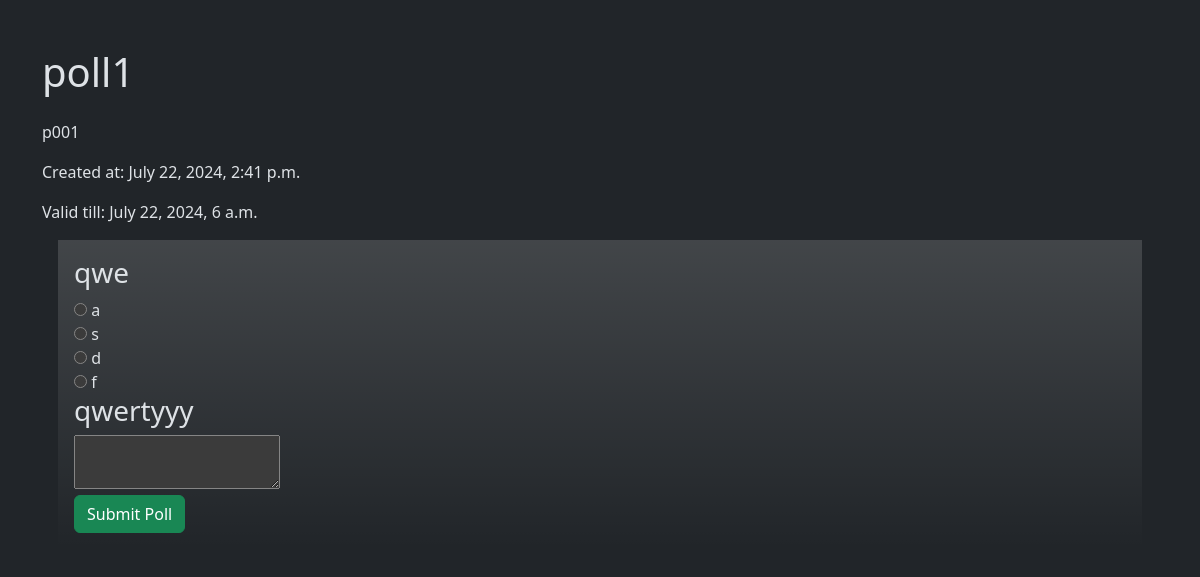
Page /poll/1/ (signed in) on the committed database.
### home/models.py (models this page shows, shortened)
class Poll(models.Model):
    title = models.CharField(max_length=200)
    description = models.TextField()
    created_at = models.DateTimeField(auto_now_add=True)
    valid_till = models.DateTimeField()

class MCQ(models.Model):
    poll = models.ForeignKey(Poll, on_delete=models.CASCADE)
    question = models.TextField()
    optionA = models.CharField(max_length=200)
    optionB = models.CharField(max_length=200)
    optionC = models.CharField(max_length=200)
    optionD = models.CharField(max_length=200)
    correct_answer = models.CharField(max_length=200)

class Descriptive(models.Model):
    poll = models.ForeignKey(Poll, on_delete=models.CASCADE)
    question = models.TextField()
    answer = models.TextField()

### home/views.py (the view)
# urls.py: path('poll/<int:poll_id>/', views.poll_detail, name='poll_detail'),
def poll_detail(request, poll_id):
    poll = get_object_or_404(Poll, pk=poll_id)
    mcqs = MCQ.objects.filter(poll=poll)
    descriptions = Descriptive.objects.filter(poll=poll)
    if request.method == 'POST':
        if 'name' in request.POST and 'phone_number' in request.POST:
            user_form = UserInfoForm(request.POST)
            if user_form.is_valid():
                user_info = user_form.save()
                request.session['user_info_id'] = user_info.id
                return redirect('poll_detail', poll_id=poll.id)
        else:
            user_info_id = request.session.get('user_info_id')
            if not user_info_id:
                return redirect('poll_detail', poll_id=poll.id)
            user_info = UserInfo.objects.get(pk=user_info_id)
            total_score = 0
            total_mcqs = mcqs.count() + descriptions.count()
            for mcq in mcqs:
                choice = request.POST.get(f'choice_{mcq.id}')
                if choice:
                    selected_option = getattr(mcq, f'option{choice.upper()}')
                    if selected_option == mcq.correct_answer:
                        total_score += 1
            for desc in descriptions:
                user_answer = request.POST.get(f'answer_{desc.id}')
                if user_answer:
                    is_correct = user_answer.strip().lower() == desc.answer.strip().lower()
                    if is_correct:
                        total_score += 1
            percentage_score = (total_score / total_mcqs * 100) if total_mcqs else 0
            Response.objects.create(
                user_info=user_info,
                poll=poll,
                score=percentage_score,
                submit_time=timezone.now()
            )
            return redirect('poll_results', poll_id=poll.id)
    else:
        user_info_id = request.session.get('user_info_id')
        user_form = UserInfoForm() if not user_info_id else None
        return render(request, 'polls/poll_detail.html', {
            'poll': poll,
            'mcqs': mcqs,
            'descriptions': descriptions,
            'user_form': user_form,
        })

### home/templates/polls/poll_detail.html (shortened to what this page needs)
{% extends "layout.html" %}
{% block content %}
<div class="container mt-5">
    <h1 class="mb-4">{{ poll.title }}</h1>
    <p>{{ poll.description }}</p>
    <p>Created at: {{ poll.created_at }}</p>
    <p>Valid till: {{ poll.valid_till }}</p>
{% if user_form %}
    <div class="form bg-dark bg-gradient">
    <form method="post" >
        {% csrf_token %}
        {{ user_form.as_p }}
        <button type="submit">Submit Info</button>
    </form>
    </div>
{% else %}
<div class="form p-3 m-3  bg-gradient">
    <form method="post">
        {% for mcq in mcqs %}
            <h3>{{ mcq.question }}</h3>
            <input type="radio" name="choice_{{ mcq.id }}" value="A"> {{ mcq.optionA }}<br>
            <input type="radio" name="choice_{{ mcq.id }}" value="B"> {{ mcq.optionB }}<br>
            <input type="radio" name="choice_{{ mcq.id }}" value="C"> {{ mcq.optionC }}<br>
            <input type="radio" name="choice_{{ mcq.id }}" value="D"> {{ mcq.optionD }}<br>
        {% endfor %}
        {% for desc in descriptions %}
            <h3>{{ desc.question }}</h3>
            <textarea name="answer_{{ desc.id }}"></textarea>
        {% endfor %}
        <br>
        <button type="submit" class="btn btn-success">Submit Poll</button>
    </form>
</div>
{% endif %}
</div>
{% endblock %}

### rows in the picture
Poll: title "poll1", description "p001", created_at "July 22, 2024, 2:41 p.m.", valid_till "July 22, 2024, 6 a.m."
MCQ: question "qwe", optionA "a", optionB "s", optionC "d", optionD "f"
Descriptive: question "qwertyyy"
